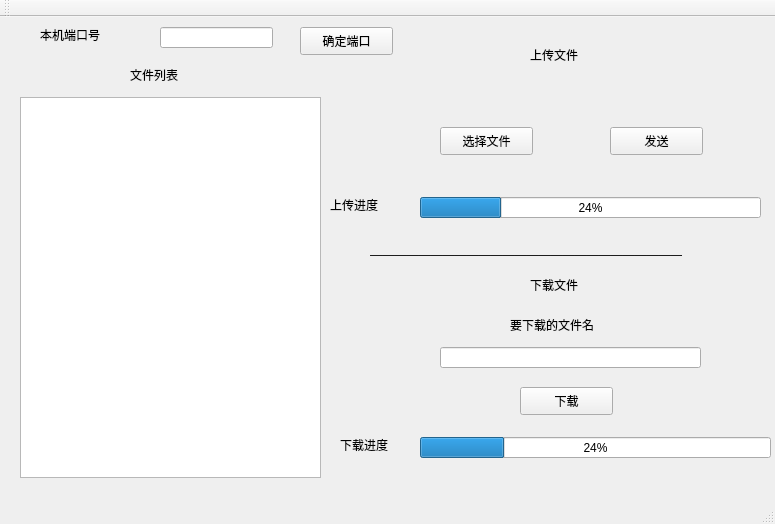
<?xml version="1.0" encoding="UTF-8"?>
<ui version="4.0">
 <class>MainWindow</class>
 <widget class="QMainWindow" name="MainWindow">
  <property name="geometry">
   <rect>
    <x>0</x>
    <y>0</y>
    <width>775</width>
    <height>524</height>
   </rect>
  </property>
  <property name="windowTitle">
   <string>MainWindow</string>
  </property>
  <widget class="QWidget" name="centralWidget">
   <widget class="QPushButton" name="sendBtn">
    <property name="geometry">
     <rect>
      <x>610</x>
      <y>110</y>
      <width>93</width>
      <height>28</height>
     </rect>
    </property>
    <property name="text">
     <string>发送</string>
    </property>
   </widget>
   <widget class="QProgressBar" name="sendProg">
    <property name="geometry">
     <rect>
      <x>420</x>
      <y>180</y>
      <width>341</width>
      <height>21</height>
     </rect>
    </property>
    <property name="value">
     <number>24</number>
    </property>
   </widget>
   <widget class="QPushButton" name="selectBtn">
    <property name="geometry">
     <rect>
      <x>440</x>
      <y>110</y>
      <width>93</width>
      <height>28</height>
     </rect>
    </property>
    <property name="text">
     <string>选择文件</string>
    </property>
   </widget>
   <widget class="QLabel" name="stLabel">
    <property name="geometry">
     <rect>
      <x>350</x>
      <y>60</y>
      <width>421</width>
      <height>31</height>
     </rect>
    </property>
    <property name="text">
     <string/>
    </property>
   </widget>
   <widget class="QTextEdit" name="textEdit">
    <property name="geometry">
     <rect>
      <x>20</x>
      <y>80</y>
      <width>301</width>
      <height>381</height>
     </rect>
    </property>
   </widget>
   <widget class="QLabel" name="label">
    <property name="geometry">
     <rect>
      <x>130</x>
      <y>50</y>
      <width>72</width>
      <height>15</height>
     </rect>
    </property>
    <property name="text">
     <string>文件列表</string>
    </property>
   </widget>
   <widget class="QLabel" name="label_2">
    <property name="geometry">
     <rect>
      <x>530</x>
      <y>260</y>
      <width>72</width>
      <height>15</height>
     </rect>
    </property>
    <property name="text">
     <string>下载文件</string>
    </property>
   </widget>
   <widget class="QLabel" name="label_3">
    <property name="geometry">
     <rect>
      <x>530</x>
      <y>30</y>
      <width>72</width>
      <height>15</height>
     </rect>
    </property>
    <property name="text">
     <string>上传文件</string>
    </property>
   </widget>
   <widget class="QLineEdit" name="lineEdit">
    <property name="geometry">
     <rect>
      <x>440</x>
      <y>330</y>
      <width>261</width>
      <height>21</height>
     </rect>
    </property>
   </widget>
   <widget class="QLabel" name="label_4">
    <property name="geometry">
     <rect>
      <x>510</x>
      <y>300</y>
      <width>131</width>
      <height>16</height>
     </rect>
    </property>
    <property name="text">
     <string>要下载的文件名</string>
    </property>
   </widget>
   <widget class="QPushButton" name="pushButton">
    <property name="geometry">
     <rect>
      <x>520</x>
      <y>370</y>
      <width>93</width>
      <height>28</height>
     </rect>
    </property>
    <property name="text">
     <string>下载</string>
    </property>
   </widget>
   <widget class="QProgressBar" name="recvProg">
    <property name="geometry">
     <rect>
      <x>420</x>
      <y>420</y>
      <width>351</width>
      <height>21</height>
     </rect>
    </property>
    <property name="value">
     <number>24</number>
    </property>
   </widget>
   <widget class="QLabel" name="label_5">
    <property name="geometry">
     <rect>
      <x>330</x>
      <y>180</y>
      <width>72</width>
      <height>15</height>
     </rect>
    </property>
    <property name="text">
     <string>上传进度</string>
    </property>
   </widget>
   <widget class="QLabel" name="label_6">
    <property name="geometry">
     <rect>
      <x>340</x>
      <y>420</y>
      <width>72</width>
      <height>15</height>
     </rect>
    </property>
    <property name="text">
     <string>下载进度</string>
    </property>
   </widget>
   <widget class="QLabel" name="label_7">
    <property name="geometry">
     <rect>
      <x>370</x>
      <y>230</y>
      <width>381</width>
      <height>16</height>
     </rect>
    </property>
    <property name="text">
     <string>——————————————————————————</string>
    </property>
   </widget>
   <widget class="QLabel" name="label_8">
    <property name="geometry">
     <rect>
      <x>40</x>
      <y>10</y>
      <width>72</width>
      <height>15</height>
     </rect>
    </property>
    <property name="text">
     <string>本机端口号</string>
    </property>
   </widget>
   <widget class="QLineEdit" name="lineEdit_2">
    <property name="geometry">
     <rect>
      <x>160</x>
      <y>10</y>
      <width>113</width>
      <height>21</height>
     </rect>
    </property>
   </widget>
   <widget class="QPushButton" name="pushButton_2">
    <property name="geometry">
     <rect>
      <x>300</x>
      <y>10</y>
      <width>93</width>
      <height>28</height>
     </rect>
    </property>
    <property name="text">
     <string>确定端口</string>
    </property>
   </widget>
  </widget>
  <widget class="QMenuBar" name="menuBar">
   <property name="geometry">
    <rect>
     <x>0</x>
     <y>0</y>
     <width>775</width>
     <height>26</height>
    </rect>
   </property>
  </widget>
  <widget class="QToolBar" name="mainToolBar">
   <attribute name="toolBarArea">
    <enum>TopToolBarArea</enum>
   </attribute>
   <attribute name="toolBarBreak">
    <bool>false</bool>
   </attribute>
  </widget>
  <widget class="QStatusBar" name="statusBar"/>
 </widget>
 <layoutdefault spacing="6" margin="11"/>
 <resources/>
 <connections/>
</ui>
